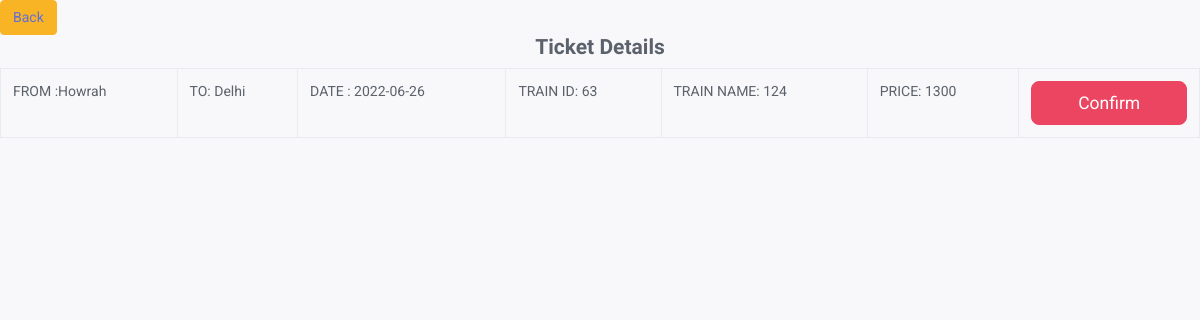
Screenshot of /useradmin/update1.php?train_id=63 with the database file from the repository.
### tables this page shows
CREATE TABLE IF NOT EXISTS `train` (
  `train_id` int(11) NOT NULL AUTO_INCREMENT,
  `Train_Name` varchar(255) NOT NULL,
  `DEPARTURE` varchar(255) NOT NULL,
  `PRICE` text NOT NULL,
  `SELECTION` varchar(200) NOT NULL,
  `customer_id` int(11) NOT NULL,
  `upload` varchar(200) NOT NULL,
  PRIMARY KEY (`train_id`)
);

CREATE TABLE IF NOT EXISTS `enquiry` (
  `id1` int(11) NOT NULL AUTO_INCREMENT,
  `from1` varchar(255) NOT NULL,
  `to1` varchar(255) NOT NULL,
  `date1` date NOT NULL,
  `coachselection` text NOT NULL,
  `Pref_time` varchar(200) NOT NULL,
  `userid` int(11) NOT NULL,
  PRIMARY KEY (`id1`)
);

### useradmin/update1.php (the view, shortened to what this page needs)
<?php
require_once("includes/dbcon.php");
$sql = mysqli_query($con,"select * from train t, enquiry e where t.customer_id=e.id1 and t.train_id='".$_GET["train_id"]."'");
$row = mysqli_fetch_array($sql);
?>
<!DOCTYPE html>
<html>
<head>
      <?php include_once('includes/css.php'); ?>
<body data-sidebar="dark">
<form method="post" action="">
<table id="datatable" class="table table-bordered dt-responsive nowrap" style="border-collapse: collapse; border-spacing: 0; width: 100%;">
     <thead>
        <tr>
            <div class="btn btn-warning"><a href="manage-services.php" >Back</a></div>
             <h4 class="font-size-40" align="center">Ticket Details</h4>
        </tr>
    </thead>
    <tbody>
<tr>
                                                 <td>FROM :<?php  echo $row['from1'];?></td>
                                                 <td>TO: <?php  echo $row['to1'];?></td>
                                                  <td>DATE : <?php  echo $row['date1'];?></td>
                                                <td>TRAIN ID: <?php  $var4=$row['train_id'];
                                                                      echo $var4;              ?></td>
                                                <td>TRAIN NAME: <?php  echo $row['Train_Name'];?></td>
                                                <td>PRICE: <?php  echo $row['PRICE'];?></td>
                                                <td>
                                                    <input type="submit" name="select" class="btn btn-danger btn-lg btn-block" value="Confirm">
                                                </td>
                                            </tr>
</form>
</body>
</html>

### rows the page displays
train: enquiry.from1 "Howrah", enquiry.to1 "Delhi", enquiry.date1 "2022-06-26", train_id "63", Train_Name "124", PRICE "1300"
